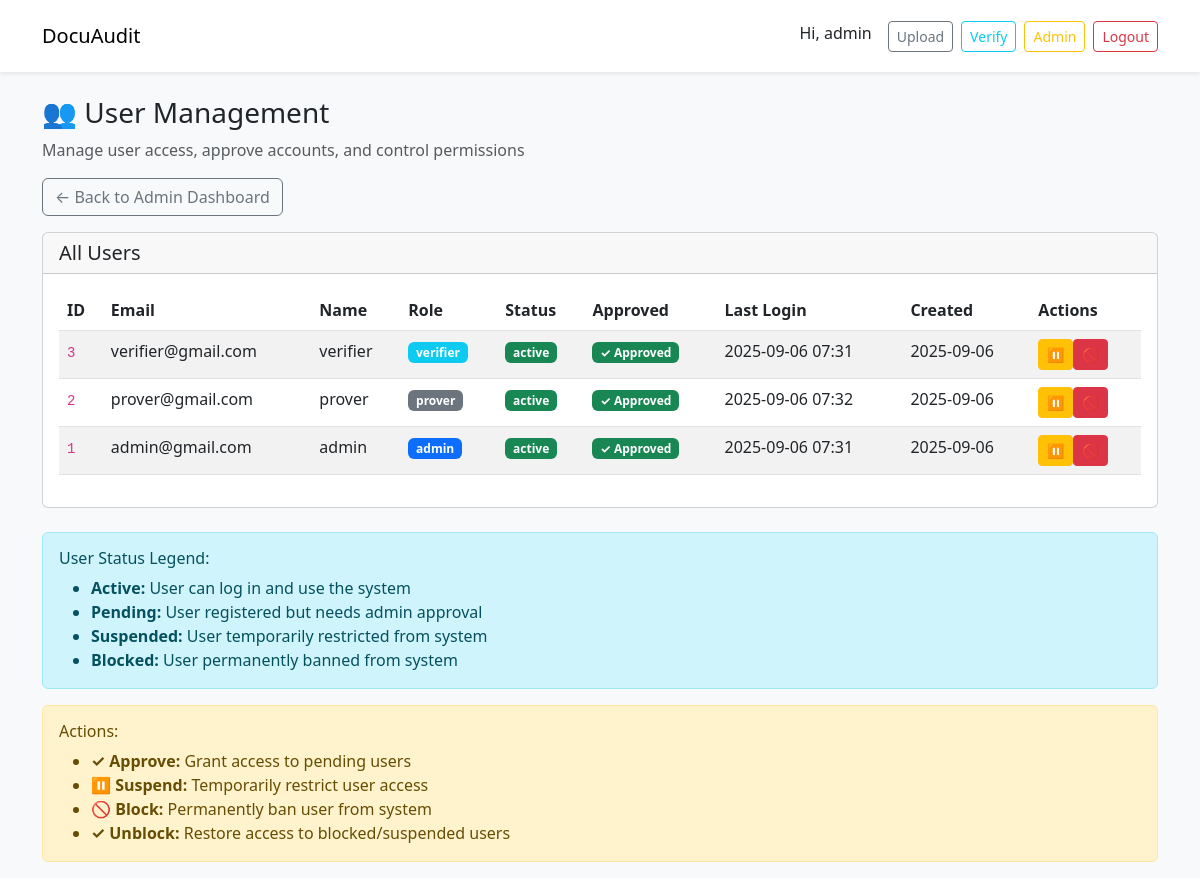
Page /admin/users (signed in) on the committed database.
### app.py (models this page shows)
class User(UserMixin, db.Model):
    __tablename__ = "users"
    id = db.Column(db.Integer, primary_key=True)
    email = db.Column(db.String(255), unique=True, nullable=False)
    password_hash = db.Column(db.String(255), nullable=False)
    name = db.Column(db.String(255))
    role = db.Column(db.String(32), default="prover")  # prover, verifier, admin
    eth_address = db.Column(db.String(255), nullable=True)
    status = db.Column(db.String(32), default="active")  # active, pending, blocked, suspended
    is_approved = db.Column(db.Boolean, default=False)  # admin approval required
    last_login = db.Column(db.DateTime, nullable=True)
    created_at = db.Column(db.DateTime, default=datetime.utcnow)

### app.py (the view)
@app.route("/admin/users")
@login_required
def admin_users():
    if current_user.role != "admin":
        flash("Access denied. Admin role required.", "danger")
        return redirect(url_for("dashboard"))
    users = User.query.order_by(User.created_at.desc()).all()
    return render_template("admin_users.html", users=users)

### app.py (called while the page is built)
@login_manager.user_loader
def load_user(user_id):
    return User.query.get(int(user_id))

### templates/admin_users.html (shortened to what this page needs)
{% extends "base.html" %}
{% block body %}
<h3>👥 User Management</h3>
<p class="text-muted">Manage user access, approve accounts, and control permissions</p>
<div class="mb-3">
  <a href="{{ url_for('admin_dashboard') }}" class="btn btn-outline-secondary">← Back to Admin Dashboard</a>
</div>
<div class="card">
  <div class="card-header">
    <h5 class="mb-0">All Users</h5>
  </div>
  <div class="card-body">
    <div class="table-responsive">
      <table class="table table-striped">
        <thead>
          <tr>
            <th>ID</th>
            <th>Email</th>
            <th>Name</th>
            <th>Role</th>
            <th>Status</th>
            <th>Approved</th>
            <th>Last Login</th>
            <th>Created</th>
            <th>Actions</th>
          </tr>
        </thead>
        <tbody>
          {% for user in users %}
            <tr>
              <td><code>{{ user.id }}</code></td>
              <td>{{ user.email }}</td>
              <td>{{ user.name or 'N/A' }}</td>
              <td>
                <span class="badge bg-{{ 'primary' if user.role == 'admin' else 'info' if user.role == 'verifier' else 'secondary' }}">
                  {{ user.role }}
                </span>
              </td>
              <td>
                <span class="badge bg-{{ 'success' if user.status == 'active' else 'warning' if user.status == 'pending' else 'danger' }}">
                  {{ user.status }}
                </span>
              </td>
              <td>
                {% if user.is_approved %}
                  <span class="badge bg-success">✓ Approved</span>
                {% else %}
                  <span class="badge bg-warning">⏳ Pending</span>
                {% endif %}
              </td>
              <td>
                {% if user.last_login %}
                  {{ user.last_login.strftime('%Y-%m-%d %H:%M') }}
                {% else %}
                  <span class="text-muted">Never</span>
                {% endif %}
              </td>
              <td>{{ user.created_at.strftime('%Y-%m-%d') }}</td>
              <td>
                <div class="btn-group" role="group">
                  {% if user.status == 'active' %}
                    <form method="post" action="{{ url_for('admin_suspend_user', user_id=user.id) }}" class="d-inline">
                      <button type="submit" class="btn btn-sm btn-warning" title="Suspend User"
                              onclick="return confirm('Suspend this user?')">⏸</button>
                    </form>
                    <form method="post" action="{{ url_for('admin_block_user', user_id=user.id) }}" class="d-inline">
                      <button type="submit" class="btn btn-sm btn-danger" title="Block User"
                              onclick="return confirm('Block this user? This will prevent them from logging in.')">🚫</button>
                    </form>
                  {% elif user.status == 'blocked' %}
                    <form method="post" action="{{ url_for('admin_unblock_user', user_id=user.id) }}" class="d-inline">
                      <button type="submit" class="btn btn-sm btn-success" title="Unblock User">✓</button>
                    </form>
                  {% endif %}
                </div>
              </td>
            </tr>
          {% else %}
            <tr><td colspan="9" class="text-center">No users found</td></tr>
          {% endfor %}
        </tbody>
      </table>
    </div>
  </div>
</div>
<div class="mt-4">
  <div class="alert alert-info">
    <h6>User Status Legend:</h6>
    <ul class="mb-0">
      <li><strong>Active:</strong> User can log in and use the system</li>
      <li><strong>Pending:</strong> User registered but needs admin approval</li>
      <li><strong>Suspended:</strong> User temporarily restricted from system</li>
      <li><strong>Blocked:</strong> User permanently banned from system</li>
    </ul>
  </div>
  <div class="alert alert-warning">
    <h6>Actions:</h6>
    <ul class="mb-0">
      <li><strong>✓ Approve:</strong> Grant access to pending users</li>
      <li><strong>⏸ Suspend:</strong> Temporarily restrict user access</li>
      <li><strong>🚫 Block:</strong> Permanently ban user from system</li>
      <li><strong>✓ Unblock:</strong> Restore access to blocked/suspended users</li>
    </ul>
  </div>
</div>
{% endblock %}

### templates/base.html (shortened to what this page needs)
<!doctype html>
<html>
<head>
  <link href="https://cdn.jsdelivr.net/npm/bootstrap@5.3.0/dist/css/bootstrap.min.css" rel="stylesheet">
</head>
<body class="bg-light">
<nav class="navbar navbar-expand-lg navbar-light bg-white p-3 shadow-sm">
  <div class="container">
    <a class="navbar-brand" href="{{ url_for('dashboard') }}">DocuAudit</a>
    <div class="d-flex gap-2">
      {% if current_user.is_authenticated %}
        <span class="me-2">Hi, {{ current_user.name or current_user.email }}</span>
        {% if current_user.role in ['prover', 'admin'] %}
          <a class="btn btn-outline-secondary btn-sm" href="{{ url_for('upload') }}">Upload</a>
        {% endif %}
        {% if current_user.role in ['verifier', 'admin'] %}
          <a class="btn btn-outline-info btn-sm" href="{{ url_for('verifier_dashboard') }}">Verify</a>
        {% endif %}
        {% if current_user.role == 'admin' %}
          <a class="btn btn-outline-warning btn-sm" href="{{ url_for('admin_dashboard') }}">Admin</a>
        {% endif %}
        <a class="btn btn-outline-danger btn-sm" href="{{ url_for('logout') }}">Logout</a>
      {% else %}
        <a class="btn btn-outline-primary btn-sm" href="{{ url_for('register') }}">Register</a>
        <a class="btn btn-primary btn-sm" href="{{ url_for('login') }}">Login</a>
      {% endif %}
    </div>
  </div>
</nav>
<div class="container mt-4">
  {% block body %}{% endblock %}
</div>
</body>
</html>

### rows in the picture
User: name "admin", id "1", email "admin@gmail.com", role "admin", status "active", is_approved "✓ Approved", last_login "2025-09-06 07:31", created_at "2025-09-06"
User: id "3", email "verifier@gmail.com", name "verifier", role "verifier", status "active", is_approved "✓ Approved", last_login "2025-09-06 07:31", created_at "2025-09-06"
User: id "2", email "prover@gmail.com", name "prover", role "prover", status "active", is_approved "✓ Approved", last_login "2025-09-06 07:32", created_at "2025-09-06"
